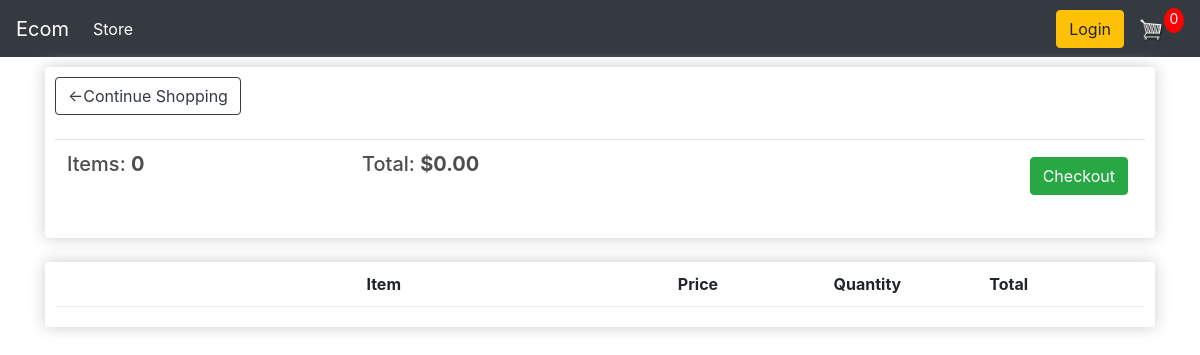
/cart/ (signed in), run on an earlier commit of the app's database.
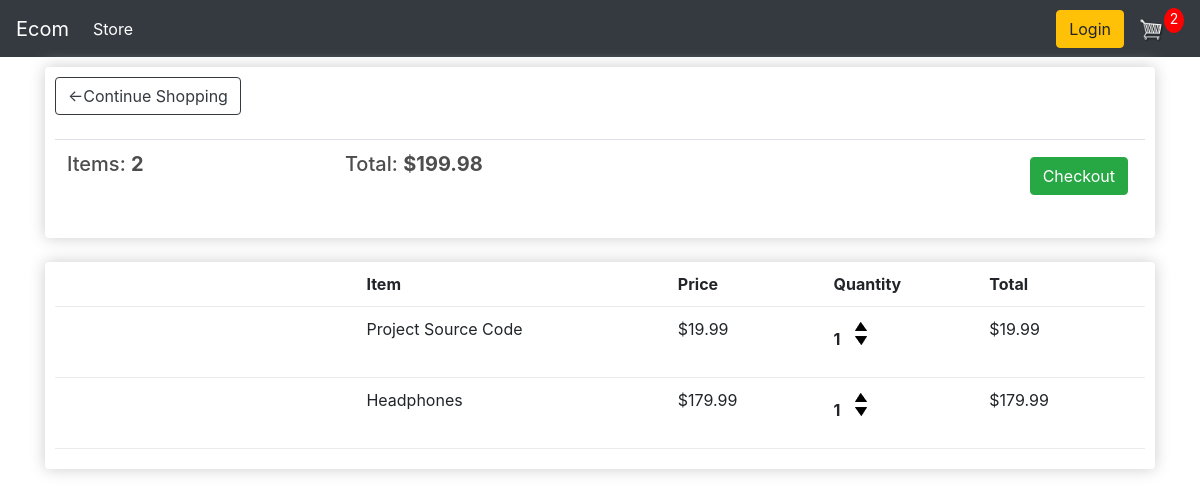
And on a later commit of the database.
### store/models.py (models this page shows, shortened)
class Order(models.Model):
    customer = models.ForeignKey(Customer, on_delete=models.SET_NULL,null=True, blank=True)
    date_ordered = models.DateTimeField(auto_now_add=True)
    complete = models.BooleanField(default=False,null=True,blank=False)
    transaction_id = models.CharField(max_length=100,null=True)
    @property
    def get_cart_total(self):
        orderitems = self.orderitem_set.all()
        total = sum([item.get_total for item in orderitems])
        return total
    @property
    def get_cart_items(self):
      orderitems = self.orderitem_set.all()
      total = sum([item.quantity for item in orderitems])
      return total

class OrderItem(models.Model):
    product = models.ForeignKey(Product, on_delete=models.SET_NULL, null=True)
    order = models.ForeignKey(Order, on_delete=models.SET_NULL,null=True)
    quantity = models.IntegerField(default=0, null=True,blank=True)
    date_added = models.DateTimeField(auto_now_add=True)
    @property
    def get_total(self):
        total = self.product.price * self.quantity
        return total

class Product(models.Model):
    name = models.CharField(max_length=200, null=True)
    price = models.DecimalField(max_digits=7,decimal_places=2)
    digital = models.BooleanField(default=False, null=True,blank=False)
    image = CloudinaryField('image', default='image')
    @property
    def imageURL(self):
        try:
            url = self.image.url
        except:
            url = ''
        return url

### store/views.py (the view)
# urls.py: path('cart/', views.cart, name = "cart"),
def cart(request):
    data = cartData(request)
    cartItems = data['cartItems']
    order = data['order']
    items = data['items']
    context = {'items':items,'order':order,'cartItems':cartItems}
    return render(request,'store/cart.html',context )

### store/utils.py (called while the page is built)
def cartData(request):
    if request.user.is_authenticated:
        customer = request.user.customer
        order, created = Order.objects.get_or_create(customer=customer,complete=False)
        items = order.orderitem_set.all()
        cartItems = order.get_cart_items
    else:
        cookieData = cookieCart(request)
        cartItems = cookieData['cartItems']
        order = cookieData['order']
        items = cookieData['items']
    return {'cartItems':cartItems ,'order':order, 'items':items}

### store/templates/store/cart.html
{% extends 'store/main.html'%}
{% load static %}
{% block content %}
    <div class="row">
        <div class="col-lg-12">
            <div class="box-element">
                <a class="btn btn-outline-dark" href="{% url 'store' %}">&#X2190;Continue Shopping</a>
                <br>
                <br>
                <table class="table">
                    <tr>
                        <th><h5>Items: <strong>{{order.get_cart_items}}</strong></h5></th>
                        <th><h5>Total: <strong>${{order.get_cart_total|floatformat:2}}</strong></h5></th>
                        <th>
                            <a style="float: right; margin:5px" class="btn btn-success" href="{% url 'checkout' %}">Checkout</a>
                        </th>
                    </tr>
                </table>
            </div>
            <br>
            <div class="box-element">
                <div class="cart-row">
                    <div style="flex:2"></div>
                    <div style="flex:2"><strong>Item</strong></div>
                    <div style="flex:1"><strong>Price</strong></div>
                    <div style="flex:1"><strong>Quantity</strong></div>
                    <div style="flex:1"><strong>Total</strong></div>
                </div>
                {% for item in items %}
                <div class="cart-row">
                    <div style="flex:2"><img class="row-image" src="{{item.product.imageURL}}" alt=""></div>
                    <div style="flex:2"><p>{{item.product.name}}</p></div>
                    <div style="flex:1"><p>${{item.product.price|floatformat:2}}</p></div>
                    <div style="flex:1">
                        <p class="quantity">{{item.quantity}}</p>
                        <div class="quantity">
                            <img data-action="add" data-product="{{item.product.id}}" class="chg-quantity update-cart" src="{% static 'images/arrow-up.png' %}" alt="">
                            <img data-action="remove" data-product="{{item.product.id}}" class="chg-quantity  update-cart" src="{% static 'images/arrow-down.png' %}" alt="">
                        </div>
                    </div>
                    <div style="flex:1">${{item.get_total}}</div>
                </div>
                {% endfor %}
            </div>
        </div>
    </div>
{% endblock content %}

### store/templates/store/main.html (shortened to what this page needs)
<!DOCTYPE html>
{% load static %}
<html lang="en">
<head>
    <link rel="stylesheet" href="{% static 'css/main.css' %}">
	<link rel="stylesheet" href="https://stackpath.bootstrapcdn.com/bootstrap/4.4.1/css/bootstrap.min.css"
>
  </head>
<body>
    <nav class="navbar navbar-expand-lg navbar-dark bg-dark">
        <a class="navbar-brand" href="{%url 'store' %}">Ecom</a>
        <div class="collapse navbar-collapse" id="navbarSupportedContent">
          <ul class="navbar-nav mr-auto">
            <li class="nav-item active">
              <a class="nav-link" href="{%url 'store' %}">Store<span class="sr-only">(current)</span></a>
            </li>
          </ul>
          <div class="form-inline my-2 my-lg-0">
            <a href="#"class="btn btn-warning">Login</a>
            <a href="{% url 'cart' %}">
               <img  id="cart-icon" src="{% static 'images/cart.png' %}">
           </a>
           <p id="cart-total">{{cartItems}}</p>
          </div>
        </div>
    </nav>
    <div class="container">
        {% block content%}
        {% endblock content%}
    </div>
</body>
</html>

### static/css/main.css (style rules this page uses)
body { background-color: hsl(0, 0%, 98%); }
h1,h2,h3,h4,h5,h6 { color:hsl(0, 0%, 30%); }
.box-element { box-shadow:hsl(0, 0%, 80%) 0 0 16px; background-color: #fff; border-radius: 4px; padding: 10px; }
.bg-dark { background-color: #4f868c!important; }
#cart-icon { width:25px; display: inline-block; margin-left: 15px; }
#cart-total { display: block; text-align: center; color:#fff; background-color: red; width: 20px; height: 25px; border-radius: 50%; font-size: 14px; }
.col-lg-4, .col-lg-6, .col-lg-8, .col-lg-12 { margin-top: 10px; }
.btn { border-radius: 0; }
.cart-row { display: flex; align-items: flex-stretch; padding-bottom: 10px; margin-bottom: 10px; border-bottom: 1px solid #ececec; }
.quantity { display: inline-block; font-weight: 700; padding-right:10px; }
.chg-quantity { width: 12px; cursor: pointer; display: block; margin-top: 5px; transition:.1s; }

What changed in the data, as far as the page shows it:
computed for Order: get_cart_items "0" → "2"; get_cart_total "0.00" → "199.98"
added OrderItem: product.name "Project Source Code", product.price "19.99", quantity "1", get_total "19.99"
added OrderItem: product.name "Headphones", product.price "179.99", quantity "1", get_total "179.99"
Also different on the page:
{{ cartItems }}: "0" → "2"
